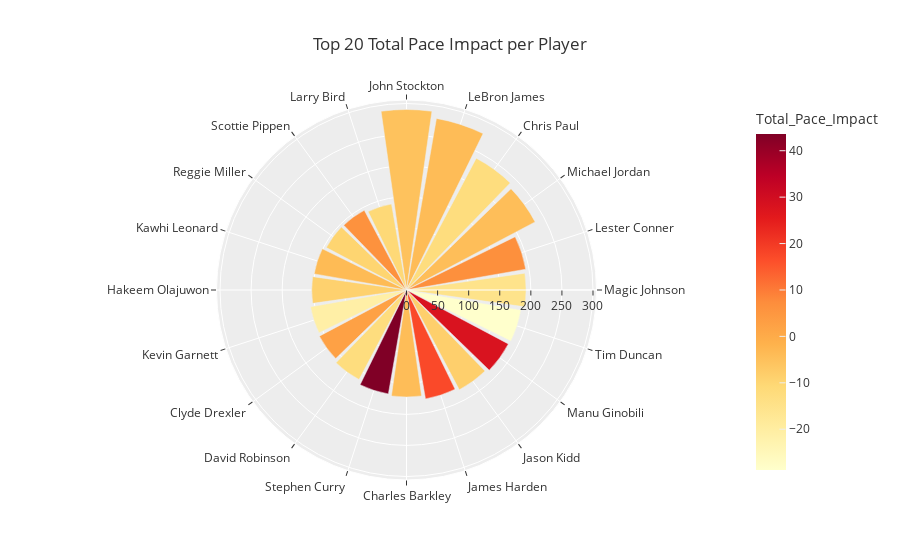

Here is the notebook cell this chart was saved with:
### Markdown cell above
#### Top 10 Impact per Player

### Code cell
# Slice and sort dataframe

# top_10_pace=total_mp_pace_raptor[["player_name","Total_Pace_Impact"]].\
#                                     sort_values(by="Total_Pace_Impact",ascending=False)
# top_10_pace=top_10_pace.head(20)

# # Define variables

# x=top_10_pace["player_name"]
# y=top_10_pace["Total_Pace_Impact"]

# # plot bar plot

# sns_bar_plot(top_10_pace,
#              x,y,
#              "Top 10 Pace Impact per Player",
#              "Player Names",
#              "Total Pace Impact")
pace=total_mp_pace_raptor.sort_values(by="Total_RAPTOR_Scores",ascending=False)
pace_20=pace.head(20)

px.bar_polar(pace_20, r="Total_RAPTOR_Scores", theta="player_name", color="Total_Pace_Impact",
                   color_continuous_scale=px.colors.sequential.YlOrRd, template="ggplot2",
                   title="Top 20 Total Pace Impact per Player")

### Figure 1 — Plotly figure (JSON) as saved in the notebook; plotly's stock layout.template omitted (floating-point values rounded to 4 significant figures)
{"data": [{"hovertemplate": "Total_RAPTOR_Scores=%{r}<br>player_name=%{theta}<br>Total_Pace_Impact=%{marker.color}<extra></extra>", "legendgroup": "", "marker": {"color": [-5.25, -3.999, -12.44, -4.416, 6.644, -15.17, -28.78, 27.85, -8.446, 17.3, -4.172, 43.6, -12.43, 2.427, -20.98, -8.901, -3.619, -9.686, 6.283, -10.86], "coloraxis": "coloraxis", "pattern": {"shape": ""}}, "name": "", "r": [290.4, 280.2, 239.8, 234.1, 194.7, 192.4, 187.1, 185.4, 181.6, 177.8, 172.2, 169.7, 163.0, 158.6, 156.8, 152.5, 150.8, 145.9, 145.1, 140.5], "showlegend": false, "subplot": "polar", "theta": ["John Stockton", "LeBron James", "Chris Paul", "Michael Jordan", "Lester Conner", "Magic Johnson", "Tim Duncan", "Manu Ginobili", "Jason Kidd", "James Harden", "Charles Barkley", "Stephen Curry", "David Robinson", "Clyde Drexler", "Kevin Garnett", "Hakeem Olajuwon", "Kawhi Leonard", "Reggie Miller", "Scottie Pippen", "Larry Bird"], "type": "barpolar"}], "layout": {"barmode": "relative", "coloraxis": {"colorbar": {"title": {"text": "Total_Pace_Impact"}}, "colorscale": [[0, "rgb(255,255,204)"], [0.125, "rgb(255,237,160)"], [0.25, "rgb(254,217,118)"], [0.375, "rgb(254,178,76)"], [0.5, "rgb(253,141,60)"], [0.625, "rgb(252,78,42)"], [0.75, "rgb(227,26,28)"], [0.875, "rgb(189,0,38)"], [1, "rgb(128,0,38)"]]}, "legend": {"tracegroupgap": 0}, "polar": {"angularaxis": {"direction": "clockwise", "rotation": 90}, "domain": {"x": [0, 1], "y": [0, 1]}}, "title": {"text": "Top 20 Total Pace Impact per Player"}}}
